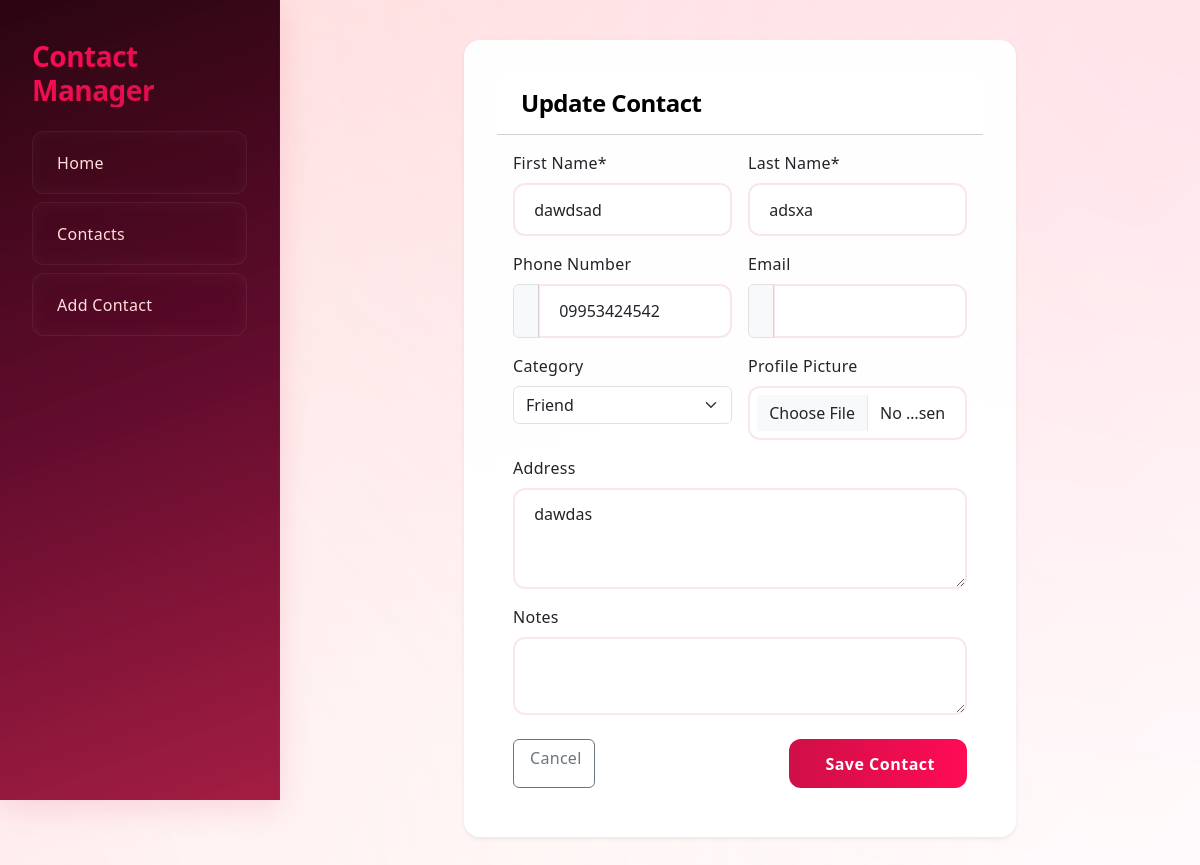
The app's page /contacts/2/update/ with its own data.
### contacts/models.py (models this page shows, shortened)
class Contact(models.Model):
    CATEGORY_CHOICES = [
        ('family', 'Family'),
        ('friend', 'Friend'),
        ('work', 'Work'),
        ('other', 'Other'),
    ]
    first_name = models.CharField(max_length=50)
    last_name = models.CharField(max_length=50)
    phone_regex = RegexValidator(
        regex=r'^\+?1?\d{9,15}$',
        message="Phone number must be entered in the format: '+999999999'. Up to 15 digits allowed."
    )
    phone_number = models.CharField(validators=[phone_regex], max_length=17, blank=True)
    email = models.EmailField(blank=True)
    address = models.TextField(blank=True)
    category = models.CharField(max_length=10, choices=CATEGORY_CHOICES, default='other')
    created_at = models.DateTimeField(auto_now_add=True)
    updated_at = models.DateTimeField(auto_now=True)
    class Meta:
        ordering = ['first_name', 'last_name']

### contacts/views.py (the view)
# urls.py: path('contacts/<int:pk>/update/', views.contact_update, name='contact_update'),
def contact_update(request, pk):
    contact = get_object_or_404(Contact, pk=pk)
    if request.method == 'POST':
        form = ContactForm(request.POST, instance=contact)
        if form.is_valid():
            form.save()
            messages.success(request, 'Contact updated successfully!')
            return redirect('contact_detail', pk=contact.pk)
    else:
        form = ContactForm(instance=contact)
    return render(request, 'contacts/contact_form.html', {'form': form, 'title': 'Update Contact'})

### contacts/forms.py
class ContactForm(forms.ModelForm):
    class Meta:
        model = Contact
        fields = ['first_name', 'last_name', 'phone_number', 'email', 'address', 'category']
        widgets = {
            'address': forms.Textarea(attrs={'rows': 3}),
        }

### contacts/templates/contacts/contact_form.html (shortened to what this page needs)
{% extends 'base.html' %}
{% load static %}
{% block content %}
<div class="row justify-content-center">
    <div class="col-lg-8">
        <div class="card shadow-sm">
            <div class="card-header bg-white py-3">
                <h4 class="mb-0">
                    {{ title }}
                </h4>
            </div>
            <div class="card-body">
                <form method="post" enctype="multipart/form-data" class="needs-validation" novalidate>
                    <div class="row g-3">
                        <div class="col-md-6">
                            <label for="id_first_name" class="form-label">First Name*</label>
                            <input type="text" class="form-control {% if form.first_name.errors %}is-invalid{% endif %}"
                                   id="id_first_name" name="first_name"
                                   value="{{ form.first_name.value|default:'' }}" required>
                        </div>
                        <div class="col-md-6">
                            <label for="id_last_name" class="form-label">Last Name*</label>
                            <input type="text" class="form-control {% if form.last_name.errors %}is-invalid{% endif %}"
                                   id="id_last_name" name="last_name"
                                   value="{{ form.last_name.value|default:'' }}" required>
                        </div>
                        <div class="col-md-6">
                            <label for="id_phone_number" class="form-label">Phone Number</label>
                            <div class="input-group">
                                <span class="input-group-text"></span>
                                <input type="tel" class="form-control {% if form.phone_number.errors %}is-invalid{% endif %}"
                                       id="id_phone_number" name="phone_number"
                                       value="{{ form.phone_number.value|default:'' }}">
                            </div>
                        </div>
                        <div class="col-md-6">
                            <label for="id_email" class="form-label">Email</label>
                            <div class="input-group">
                                <span class="input-group-text"></span>
                                <input type="email" class="form-control {% if form.email.errors %}is-invalid{% endif %}"
                                       id="id_email" name="email"
                                       value="{{ form.email.value|default:'' }}">
                            </div>
                        </div>
                        <div class="col-md-6">
                            <label for="id_category" class="form-label">Category</label>
                            <select class="form-select {% if form.category.errors %}is-invalid{% endif %}"
                                    id="id_category" name="category">
                                {% for value, label in form.category.field.choices %}
                                <option value="{{ value }}" {% if form.category.value == value %}selected{% endif %}>
                                    {{ label }}
                                </option>
                                {% endfor %}
                            </select>
                        </div>
                        <div class="col-md-6">
                            <label for="id_profile_picture" class="form-label">Profile Picture</label>
                            <input class="form-control {% if form.profile_picture.errors %}is-invalid{% endif %}"
                                   type="file" id="id_profile_picture" name="profile_picture">
                        </div>
                        <div class="col-12">
                            <label for="id_address" class="form-label">Address</label>
                            <textarea class="form-control {% if form.address.errors %}is-invalid{% endif %}"
                                      id="id_address" name="address" rows="3">{{ form.address.value|default:'' }}</textarea>
                        </div>
                        <div class="col-12">
                            <label for="id_notes" class="form-label">Notes</label>
                            <textarea class="form-control {% if form.notes.errors %}is-invalid{% endif %}"
                                      id="id_notes" name="notes" rows="2">{{ form.notes.value|default:'' }}</textarea>
                        </div>
                    </div>
                    <div class="d-flex justify-content-between mt-4">
                        <a href="{% if form.instance.pk %}{% url 'contact_detail' form.instance.pk %}{% else %}{% url 'contact_list' %}{% endif %}"
                           class="btn btn-outline-secondary">
                             Cancel
                        </a>
                        <button type="submit" class="btn btn-primary">
                             Save Contact
                        </button>
                    </div>
                </form>
            </div>
        </div>
    </div>
</div>
{% endblock %}

### static/css/custom.css (style rules this page uses)
:root { --primary: #CF0F47; --secondary: #FF0B55; --accent: #FFDEDE; --dark: #000000; --box-shadow: 0 8px 30px rgba(207, 15, 71, 0.12); --gradient-bg: linear-gradient(135deg, #FFDEDE 0%, #FFF5F5 50%, #FFFFFF 100%); --card-shadow: 0 10px 30px rgba(207, 15, 71, 0.08); --text-shadow: 0 2px 4px rgba(0, 0, 0, 0.1); --button-gradient: linear-gradient(to right, var(--primary) 0%, var(--secondary) 100%); }
body { background: var(--gradient-bg); color: var(--dark); font-family: system-ui, -apple-system, sans-serif; display: flex; min-height: 100vh; position: relative; letter-spacing: 0.3px; }
body::before { content: ''; position: fixed; top: 0; left: 0; width: 100%; height: 100%; background: radial-gradient(circle at top right, rgba(255, 11, 85, 0.08), transparent 70%), radial-gradient(circle at bottom left, rgba(255, 222, 222, 0.12), transparent 70%); pointer-events: none; z-index: -1; }
.card { background: rgba(255, 255, 255, 0.95); backdrop-filter: blur(10px); border: 1px solid rgba(255, 255, 255, 0.2); border-radius: 16px; padding: 2rem; margin-bottom: 2rem; box-shadow: var(--card-shadow); transform-origin: center; transition: all 0.3s cubic-bezier(0.21, 0.6, 0.35, 1); }
.btn-primary { background: var(--button-gradient); border: none; border-radius: 12px; padding: 0.8rem 2rem; font-weight: 600; letter-spacing: 0.5px; transition: all 0.3s ease; }
h1, h2, h3, h4, h5, h6 { color: var(--dark); font-weight: 700; letter-spacing: -0.5px; margin-bottom: 1.5rem; }
.form-control { border: 2px solid rgba(207, 15, 71, 0.1); border-radius: 12px; padding: 0.8rem 1.2rem; transition: all 0.3s ease; }

### records on screen
Contact: first_name "dawdsad", last_name "adsxa", phone_number "09953424542", category "Friend", address "dawdas"

### other values on screen
{{ title }} "Update Contact"
